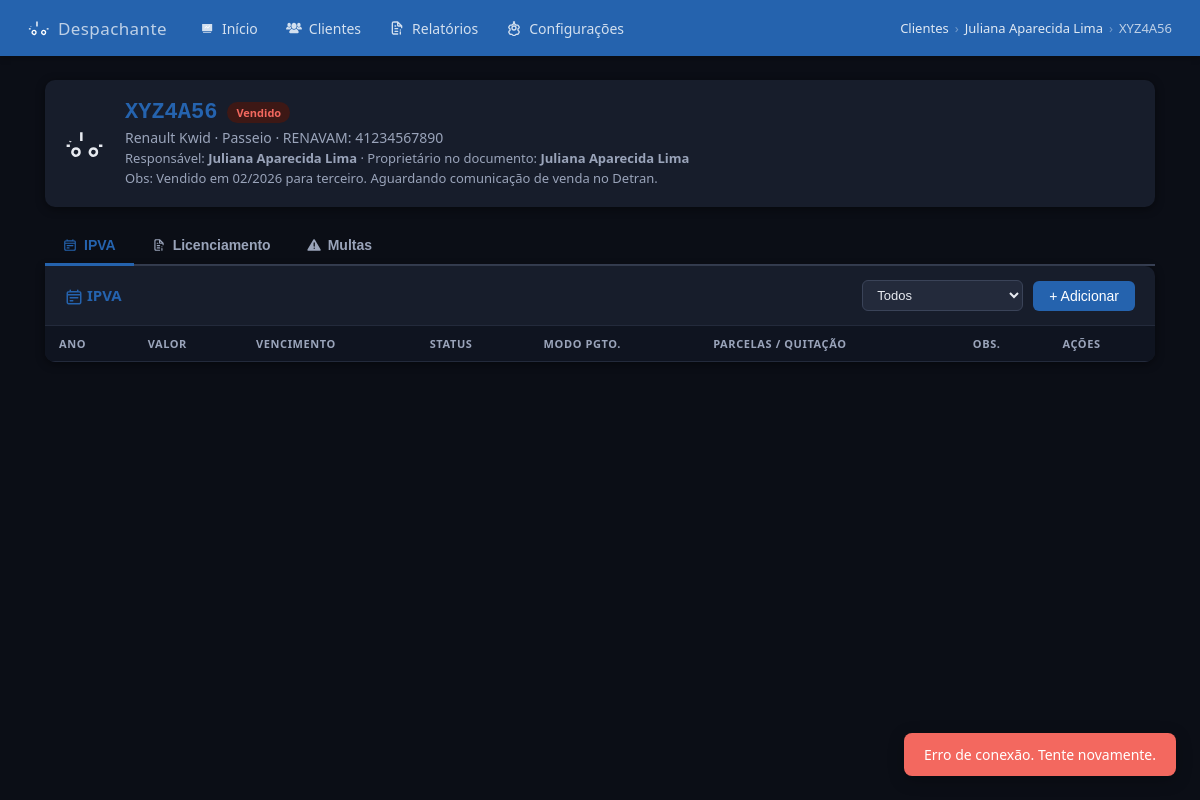
/veiculos/14/painel, run on an earlier commit of the app's database.
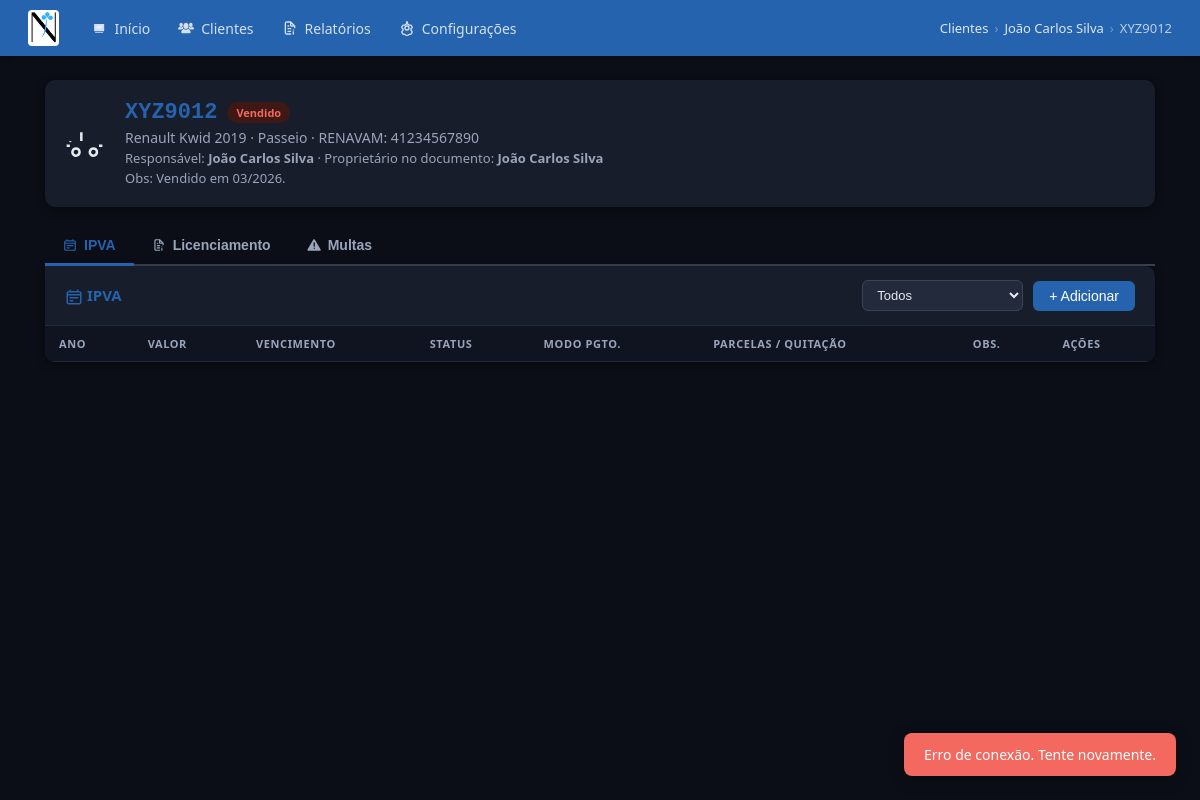
And on a later commit of the database.
### app/models/cliente.py (models this page shows, shortened)
class Cliente(db.Model):
    __tablename__ = "clientes"
    id = db.Column(db.Integer, primary_key=True)
    nome = db.Column(db.String(200), nullable=False)
    cpf = db.Column(db.String(20))
    telefone = db.Column(db.String(30))
    email = db.Column(db.String(100))
    observacao = db.Column(db.Text)
    criado_em = db.Column(db.DateTime, default=datetime.now)
    veiculos = db.relationship("Veiculo", backref="cliente", lazy=True, cascade="all, delete-orphan")
    documentos = db.relationship("Documento", backref="cliente", lazy=True, cascade="all, delete-orphan")

### app/models/veiculo.py (models this page shows)
class Veiculo(db.Model):
    __tablename__ = "veiculos"
    id = db.Column(db.Integer, primary_key=True)
    cliente_id = db.Column(db.Integer, db.ForeignKey("clientes.id"), nullable=False)
    placa = db.Column(db.String(10), nullable=False)
    renavam = db.Column(db.String(20))
    proprietario = db.Column(db.String(200))
    marca_modelo = db.Column(db.String(100))
    situacao = db.Column(db.String(20), default="ativo")
    especie = db.Column(db.String(20), default="passeio")
    observacao = db.Column(db.Text)
    criado_em = db.Column(db.DateTime, default=datetime.now)
    ipva_list = db.relationship("Ipva", backref="veiculo", lazy=True, cascade="all, delete-orphan")
    licenciamentos = db.relationship("Licenciamento", backref="veiculo", lazy=True, cascade="all, delete-orphan")
    multas = db.relationship("Multa", backref="veiculo", lazy=True, cascade="all, delete-orphan")
    def to_dict(self) -> dict:
        return {
            "id": self.id,
            "cliente_id": self.cliente_id,
            "placa": self.placa,
            "renavam": self.renavam or "",
            "proprietario": self.proprietario or "",
            "marca_modelo": self.marca_modelo or "",
            "situacao": self.situacao or "ativo",
            "especie": self.especie or "passeio",
            "observacao": self.observacao or "",
        }

### app/routes/painel.py (the view)
@bp.route("/veiculos/<int:vid>/painel")
def painel(vid):
    v = db.session.get(Veiculo, vid)
    if not v:
        return redirect(url_for("clientes.clientes"))
    cliente = db.session.get(Cliente, v.cliente_id)
    dados = v.to_dict()
    dados["cliente_nome"] = cliente.nome if cliente else ""
    return render_template("painel.html", veiculo=dados)

### app/services/configuracao_service.py (called while the page is built)
    def get(self, chave: str, padrao: Optional[str] = None) -> Optional[str]:
        row = self._session.get(Configuracao, chave)
        if row is not None:
            return row.valor
        return DEFAULTS.get(chave, padrao)

### app/templates/painel.html (shortened to what this page needs)
{% extends "base.html" %}
{% block breadcrumb %}
  <a href="/clientes">Clientes</a><span class="sep">›</span>
  <a href="/clientes/{{ veiculo.cliente_id }}/veiculos">{{ veiculo.cliente_nome }}</a>
  <span class="sep">›</span><span>{{ veiculo.placa }}</span>
{% endblock %}
{% block content %}
<div class="card" style="margin-bottom:20px;">
  <div class="card-body" style="display:flex;align-items:center;gap:20px;flex-wrap:wrap;">
    {{ icon('car','icon icon-xl') }}
    <div style="flex:1;">
      <div style="display:flex;align-items:center;gap:10px;flex-wrap:wrap;">
        <span style="font-size:22px;font-weight:700;font-family:monospace;color:var(--azul);">{{ veiculo.placa }}</span>
        {% if veiculo.situacao == 'vendido' %}<span class="badge badge-vencido">Vendido</span>{% endif %}
      </div>
      <div style="color:var(--sub);font-size:14px;margin-top:3px;">
        {{ veiculo.marca_modelo or '—' }}
        {% if veiculo.especie %} · {{ veiculo.especie.capitalize() }}{% endif %}
        {% if veiculo.renavam %} · RENAVAM: {{ veiculo.renavam }}{% endif %}
      </div>
      <div style="color:var(--sub);font-size:13px;margin-top:2px;">
        Responsável: <strong>{{ veiculo.cliente_nome }}</strong>
        {% if veiculo.proprietario %} · Proprietário no documento: <strong>{{ veiculo.proprietario }}</strong>{% endif %}
      </div>
      {% if veiculo.observacao %}<div style="color:var(--sub);font-size:13px;margin-top:2px;">Obs: {{ veiculo.observacao }}</div>{% endif %}
    </div>
  </div>
</div>
<div class="tabs">
  <button class="tab-btn ativa" data-aba="ipva"          onclick="mudarAba('ipva')">{{ icon('calendar','icon icon-sm') }} IPVA</button>
  <button class="tab-btn"       data-aba="licenciamento" onclick="mudarAba('licenciamento')">{{ icon('file','icon icon-sm') }} Licenciamento</button>
  <button class="tab-btn"       data-aba="multas"        onclick="mudarAba('multas')">{{ icon('warning','icon icon-sm') }} Multas</button>
</div>
<div id="painel-ipva" class="card tab-panel">
  <div class="card-header">
    <h2>{{ icon('calendar') }} IPVA</h2>
    <div style="display:flex;gap:10px;align-items:center;flex-wrap:wrap;">
      <select id="filtro-ipva-status" onchange="carregarIpva()" class="select-filtro">
        <option value="">Todos</option>
      </select>
      <button class="btn btn-primary" onclick="abrirModal('ipva')">+ Adicionar</button>
    </div>
  </div>
  <div class="tabela-wrap">
    <table>
      <thead><tr>
        <th>Ano</th><th>Valor</th><th>Vencimento</th><th>Status</th>
        <th>Modo pgto.</th><th>Parcelas / Quitação</th><th>Obs.</th><th>Ações</th>
      </tr></thead>
    </table>
  </div>
</div>
{% endblock %}

What changed in the data, as far as the page shows it:
no longer on this page (row edited): Cliente: cliente_nome "Juliana Aparecida Lima"
now on this page (row edited): Cliente: cliente_nome "João Carlos Silva"
changed Veiculo "Passeio": placa "XYZ4A56" → "XYZ9012"; marca_modelo "Renault Kwid" → "Renault Kwid 2019"; proprietario "Juliana Aparecida Lima" → "João Carlos Silva"; observacao "Vendido em 02/2026 para terceiro. Aguardando comunicação de venda no Detran." → "Vendido em 03/2026."
Also different on the page:
text no longer shown: "Despachante"
